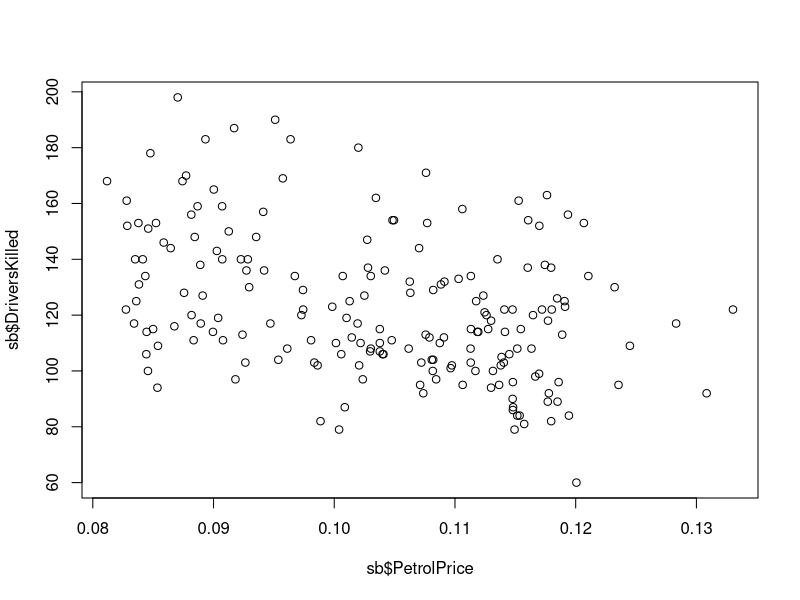
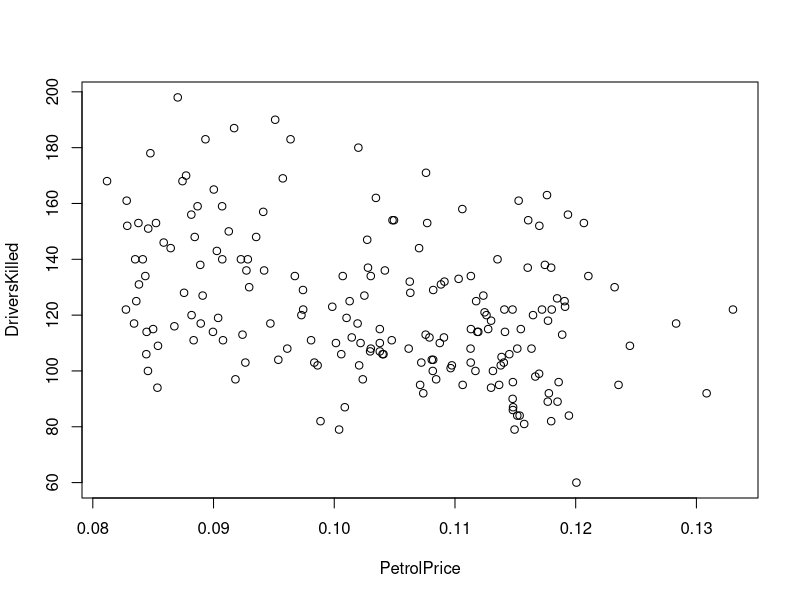
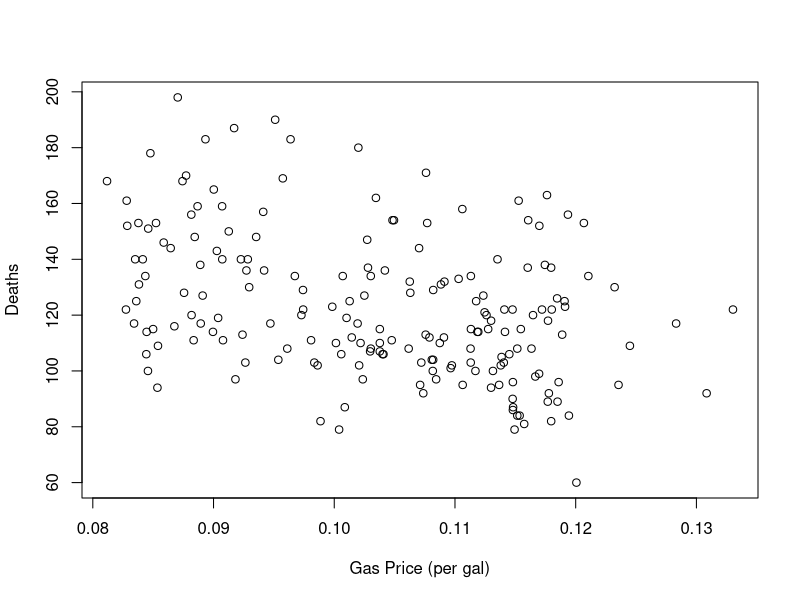
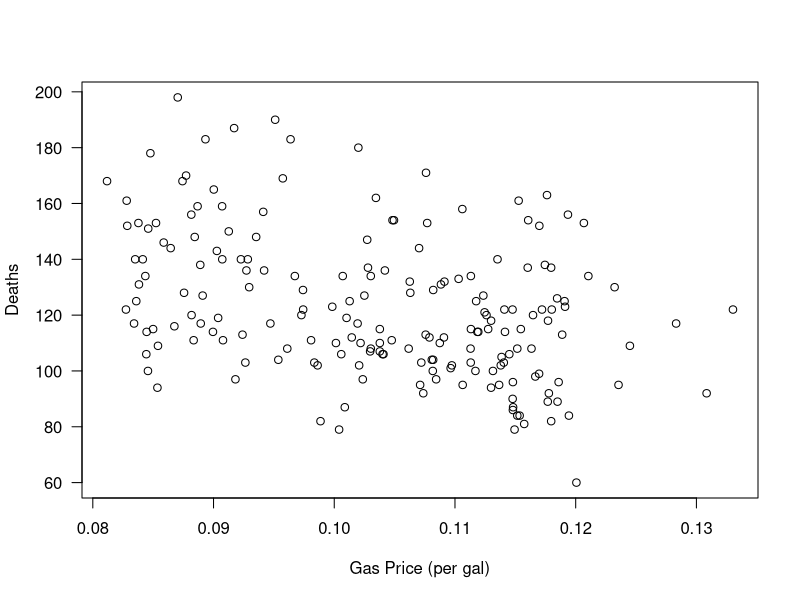
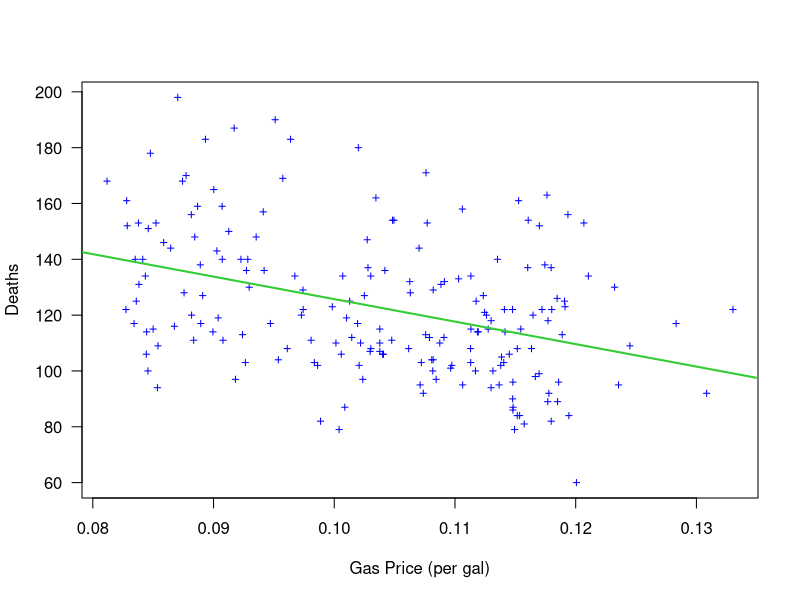
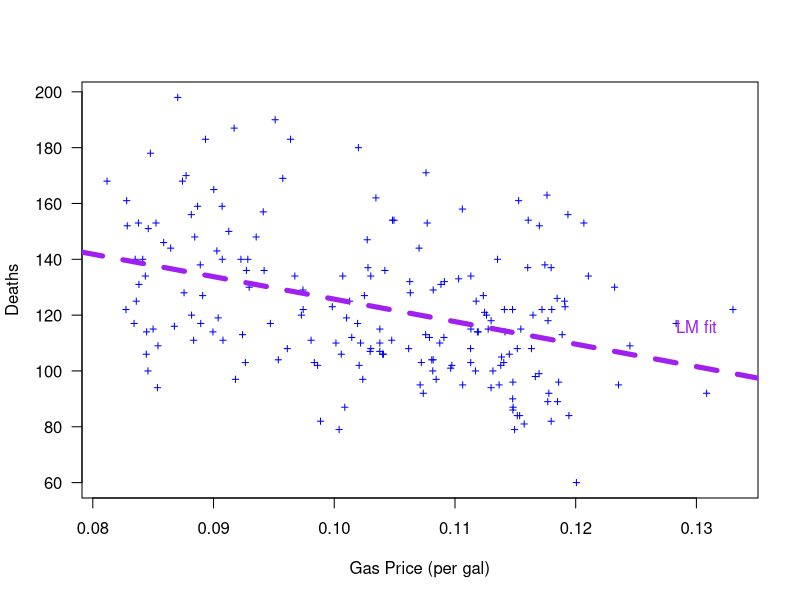
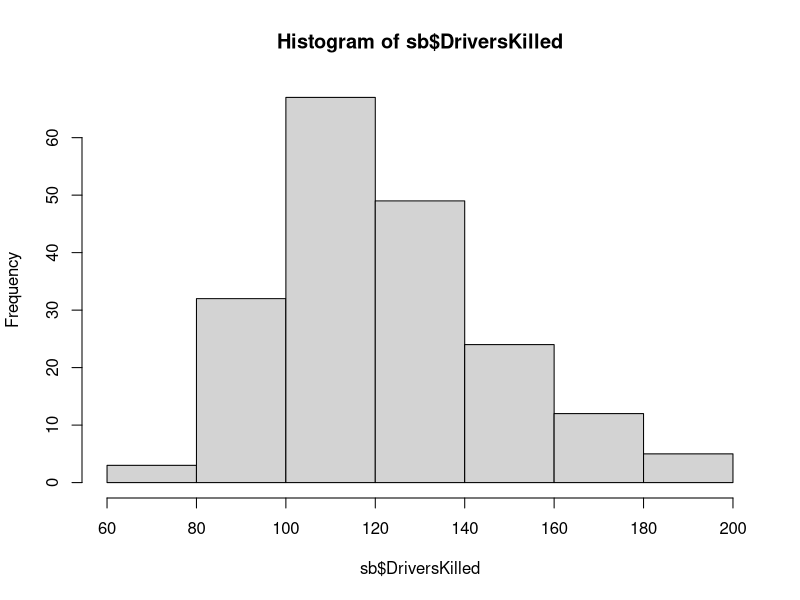
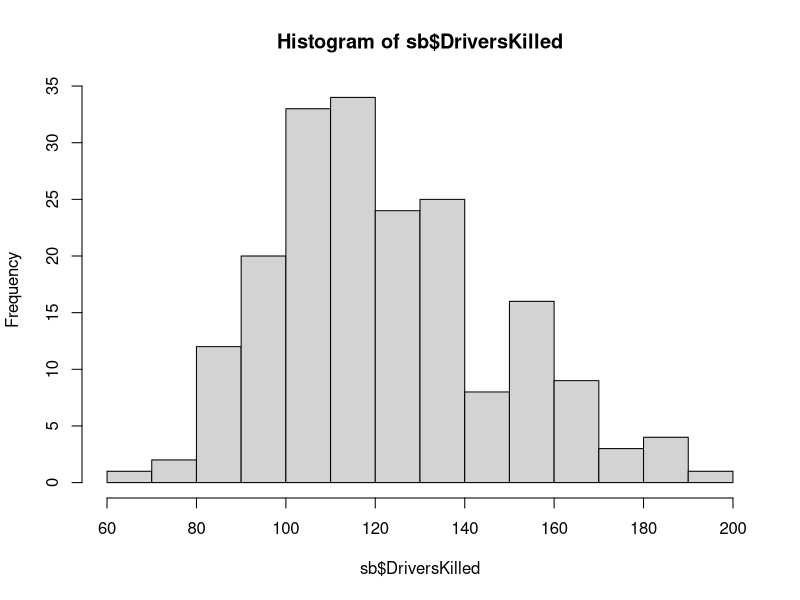

The R source for these figures, in order:


### Week 6 summary statistics and plotting

# a key philosophy in R, and in data analysis in general, is always to 
# look at your data early in the process. That is, don't start by
# fitting models and looking at anova tables; start by looking at the raw
# data in different ways.

############################# SCATTERPLOTS with fitted lines

sb <- data.frame(Seatbelts)
names(sb)

# Make a quick scatter plot of the DriversKilled and PetrolPrice
# Two ways to do this depending on how you specify the columns
plot(sb$PetrolPrice, sb$DriversKilled)

plot(DriversKilled ~ PetrolPrice, data=sb)

# Look at ?plot and graphical parameters

# Change the axis labels - using ylab and xlab

# Using \n add a line break to x/y label
# "Gas Price\n(per gal)"
plot(sb$DriversKilled ~ sb$PetrolPrice, ylab = "Deaths", xlab = "Gas Price (per gal)" )

# Rotate the Y axis labels using las
# A better way present valu
plot(sb$DriversKilled ~ sb$PetrolPrice, ylab = "Deaths", xlab = "Gas Price (per gal)", las = 1)

# change the data points--they're too big and too overlapping in the middle.
# will do two things--fill them in and make them much smaller.
#pch = shape, cex = size, col = color
plot(sb$DriversKilled ~ sb$PetrolPrice,
     ylab = "Deaths",
     xlab = "Gas Price (per gal)",
     las = 1,
     pch = 3,
     cex = 0.6,
     col = "blue")

# There appears to be a relationship.. so let's examine that more
# Fit simple linear regression model using lm() and Save the model output as fit.lm
# Formula is: y ~ x 

 fit.lm <- lm(DriversKilled ~ PetrolPrice, data = sb)

# Look at the summary of the model output using summary()
 summary(fit.lm)
# what is this showing us?
 
 
# Now add regression line using the abline function lwd = line width
 # abline(model.object, col=, lwd=)
 abline(fit.lm, col = "limegreen", lwd = 2)

# Switch over to dashed lines using the linetype: lty = type
  plot(sb$DriversKilled ~ sb$PetrolPrice, 
       ylab = "Deaths", xlab = "Gas Price (per gal)", las = 1,
    pch = 3,
    cex = 0.6,
    col= "blue")
  
abline(fit.lm, col = "purple", lwd = 5, lty = 2)

# Add text describing the line by specifiying x, y location of the text you want to include
# text(x, y, "text)

text(0.13,110 , "LM fit", col = "purple", pos = 3, cex = 1)

# To close/clear a plot window
dev.off()


######## Other kinds of plots

######## HISTOGRAM

  hist(sb$DriversKilled)
  
  #Adjust the bins of the data using breaks or nclass
  
  hist(sb$DriversKilled, breaks = 12)
  hist(sb$DriversKilled, breaks = 50)
  
# Use same customization as regular plot function
  hist(sb$DriversKilled, breaks = 12, main = "My Histogram", col = "limegreen")
  
# Check out the difference between Freq = T or F  
  hist(sb$DriversKilled, breaks = 12, main = "My Histogram", col = "limegreen", freq = F)
  
# Can examine the characteristics fo the histogram by saving it as an object and then viewing said object
  x <- hist(sb$DriversKilled, breaks = 12, main = "My Histogram", col = "limegreen")
  x
  
# Maybe you want a smoothed distribution rather than a blocked-histogram
  # Use density() to fit a line
  d <- density(sb$DriversKilled)
  plot(d, col = "red", lwd = 3)
  
  # We can add that to our histogram using lines()
  hist(sb$DriversKilled, 
       breaks = 20, 
       main = "My Histogram", 
       col = "lightgray", 
       border = "lightgray",
       freq = F)
  lines(d, col = "red", lwd = 2)
  # Be sure to use freq = F!

# Alternatively, use a polygon 
  hist(sb$DriversKilled, 
       breaks = 20, 
       main = "My Histogram", 
       col = "lightgray", 
       border = "lightgray",
       freq = F)
  polygon(d, col = "red", border = "red")
  # You can make it transparent by using col = adjustcolor("red", alpha.f=0.5)
  

###################### BOXPLOTS
# Boxplots are useful to examine difference in categorical values
  # use iris data

#use boxplot() to compare Sepal.Length by Species
boxplot(Sepal.Length ~ Species, data = iris)

# Note outlier

# Look into the boxplot output to find outlier
print(boxplot(iris$Sepal.Length ~ iris$Species))

#or you can save the boxplot as an object and view it


# Now slightly more complex analyses involving multiple covariates
# Adding more than one covariate to regression model
# Data set on cars and different specs
head(mtcars)

# Let's examine whether miles per gallon (mpg) is predicted by weight (wt) and / or hp.
car.m <- lm(mpg ~ wt + hp, data = mtcars)

# Create some subsets of car.m model with single covariates to compare 
car.m2 <- lm(mpg ~ wt, data = mtcars)
car.m3 <- lm(mpg ~ hp, data = mtcars)
car.null <- lm(mpg ~ 1, data = mtcars)

#can extract AIC values
AIC(car.m, car.m2, car.m3, car.null)

# top model summary
  summary(car.m)

  
################ Diagnostic plots
# Diagnostic plots - plot top model object using plot
  # http://www.sthda.com/english/articles/39-regression-model-diagnostics/161-linear-regression-assumptions-and-diagnostics-in-r-essentials/
  plot(car.m)
  # Hit return

# coefficient values - can extract to use in plotting
coefs <- car.m$coefficients

#fitted values - also can think of as the predicted values given your data
fits <- car.m$fitted.values
fits2 <- data.frame(FitMpg = fits, KnownMpg = mtcars$mpg)

# What happens if we remove outliers you may create more in the data
# Three cars (rows) having a large effect in model
# Remove the Toy. Corolla, Chry. Imperial, and Mas. Bora.
rownames(mtcars) #see row names

  ncar <- mtcars[-c(20,17,31),]

#re-run original model with new data
  new.m <- lm(mpg ~ wt + hp, data = ncar)
  summary(new.m)
  summary(car.m)
  coefficients(new.m)
  coefficients(car.m)
  plot(new.m)


### Ways to visualize groups of data at once
  
  plot(iris$Petal.Length, iris$Petal.Width)  
  
  # color or change the shape to represent species ID
  plot(iris$Petal.Length, iris$Petal.Width, col = iris$Species)  
  legend("topright",
         legend = c("setosa", "versicolor", "virginica"),
         pch = 1,
         col = c("black", "red", "green"))
  
plot(iris$Petal.Length, iris$Petal.Width, pch = as.numeric(iris$Species))

# The plot function plots each row in order so just providing 3 colors or 3 shapes doesn't work ex: c(23,24,25)
# To get a full vector to use in plotting:
  c(23,24,25)[unclass(iris$Species)]

  plot(iris$Petal.Length, iris$Petal.Width, pch = c(23,24,25)[unclass(iris$Species)])

# col vs bg
# shape outline color vs fill
  plot(iris$Petal.Length, iris$Petal.Width, pch = 21, bg = c("red","limegreen","purple")[unclass(iris$Species)])
  plot(iris$Petal.Length, iris$Petal.Width, pch = 21, col = c("red","limegreen","purple")[unclass(iris$Species)])

# Add a legend
  legend("topleft", 
         pch = 21, 
         legend = levels(iris$Species),
         col = c("red", "limegreen", "purple"))
  
  
# Using pairs() to plot all combinations of continuous data
  pairs(iris[,1:4])  # only plotting first for columns

# add in the species colors for contrast
  pairs(iris[,1:4], pch = 21, bg = c("red","limegreen","purple")[unclass(iris$Species)])

# do some more refining - look at lower.panel and labels
 ?pairs()
  
  pairs(iris[,1:4], pch = 21, bg = c("red","limegreen","purple")[unclass(iris$Species)],lower.panel=NULL, labels=c("SL","SW","PL","PW"), font.labels=2, cex.labels=4.5)


##################### another question: is my data really normal? does this matter?

# qqnorm and qqline
qqnorm(sb$DriversKilled)
qqline(sb$DriversKilled)  # qqline adds the 1/1 line

# let's see what non-normal data looks like on a qq plot
Z = rexp(1000)
hist(Z)

qqnorm(Z)
qqline(Z)

# Formal test Shapiro-Wilk for normality using shapiro.test()
# Null: The data are not different from a normal (i.e., they are normal)

shapiro.test(sb$DriversKilled)

# Now shapiro the Z data from above
hist(Z)
shapiro.test(Z)


###### Exercise ######

## test to see if petal length for just setosa in the iris data set is normal - hint: hist, qqnorm, shapiro.test





